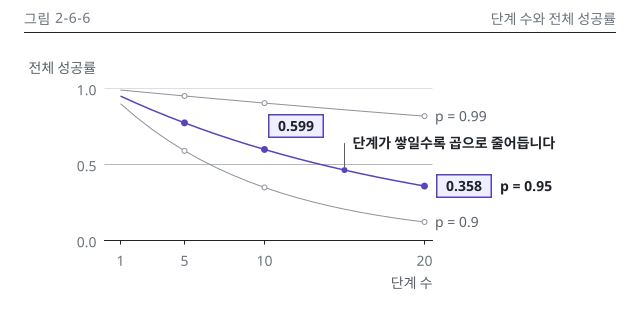

Python code for this plot:
"""그림 2-6-6: 단계 수에 따른 전체 성공률.

명세: 2권 설계서 6장 그림 명세 2-6-6(C). 단계 수에 따른 전체 성공률 곡선, p = 0.99, 0.95, 0.9 세 줄(N6-1).
  강조 선은 p = 0.95(E6-1 손계산과 같은 선)
메시지: 단계별 성공률 0.95도 20단계면 0.358로 떨어집니다
데이터: 2권 설계서 7장 N6-1(E6-1 전체 성공률 = p^n, 단계마다 독립 가정)
  p=0.99: 1, 5, 10, 20단계 → 0.99, 0.951, 0.904, 0.818
  p=0.95: 0.95, 0.774, 0.599, 0.358
  p=0.9: 0.9, 0.590, 0.349, 0.122
  선은 정본 식 p^n을 정수 단계 1~20에서 계산해 직선으로 이은 것이다. 정본 점(5, 10, 20단계)에만
  점을 찍고, 칩은 메시지가 기대는 p = 0.95의 10단계 0.599와 20단계 0.358 두 개만 단다.
  1단계 점은 세 선의 간격이 약 7px라 점이 서로 닿아 찍지 않는다(값은 p 자신이라 라벨로 충분).
가정값: 없음(독립 가정은 캡션 단서로 밝힘)
출처: 정본만 씀
🔄: 아님

실행: .venv/bin/python vol2-agent/ch06/figures/2-6-6.py [미리보기폴더]
출력: vol2-agent/ch06/figures/2-6-6.svg (640 × 320)와 EPUB 세로 변형 2-6-6.v.svg (360 × 392, 5.11절 선택 변형)
  세로 변형 사유: 폭 328에서 메시지 칩(0.358)과 선 이름이 14 글자뿐이라 약 7.2 CSS px로 작아진다
"""
import sys
from pathlib import Path

ROOT = Path(__file__).resolve().parents[3]
sys.path.insert(0, str(ROOT / "assets/charts"))
import figlib as fl  # noqa: E402

# N6-1 정본 문자열 그대로(칩 숫자와 글자 단위로 대조한다). 키는 단계 수
N61 = {
    "0.99": {1: "0.99", 5: "0.951", 10: "0.904", 20: "0.818"},
    "0.95": {1: "0.95", 5: "0.774", 10: "0.599", 20: "0.358"},
    "0.9": {1: "0.9", 5: "0.590", 10: "0.349", 20: "0.122"},
}
STEPS = list(range(1, 21))          # 그리기용 정수 단계(정본 식 p^n)
CANON_STEPS = [5, 10, 20]           # 점을 찍는 정본 단계
MARK = [STEPS.index(n) for n in CANON_STEPS]
LEADER_V = 3
MSG = "단계가 쌓일수록 곱으로 줄어듭니다"
DESC = ("단계마다 서로 독립적으로 성공률 p로 성공한다고 할 때, 단계 수 1~20에 따른 전체 성공률을 "
        "p = 0.99, 0.95, 0.9 세 선으로 나타냈습니다. p = 0.99는 10단계 0.904, 20단계 0.818로 "
        "완만히 줄고, p = 0.9는 20단계에 0.122까지 떨어집니다. p = 0.95는 10단계 0.599를 거쳐 "
        "20단계 0.358까지 내려가, 단계가 쌓일수록 전체 성공률이 곱으로 줄어듭니다.")


def curve(p: str):
    """정본 식 p^n. 정본 단계에서는 정본 문자열 값을 그대로 쓴다."""
    pv = float(p)
    return [float(N61[p][n]) if n in N61[p] else pv ** n for n in STEPS]


# 축 영역 px (왼, 위, 오른, 아래). 본문은 가로축 제목 자리 때문에 아래를 240으로(examples/example-log-n6-1.py 판). 세로 변형은 1-5-5.v 실측 판(그림 영역 같음)에 가로축 제목 자리 24를 더하고, 끝 칩을 점 위로 올린다
LAYOUT = {
    "body": dict(width="body", height=320, plot=(104, 88, 432, 240), end_side="right",
                 leader_x=15, out="2-6-6.svg"),
    "v": dict(width=360, height=392, plot=(64, 128, 264, 320), end_side="above",
              leader_x=LEADER_V, leader_kw=dict(direction="up", length=48),
              out="2-6-6.v.svg"),
}


def build(variant, preview_dir=None):
    lay = LAYOUT[variant]
    fig, ax = fl.figure(lay["width"], height=lay["height"], plot=lay["plot"])
    fl.header(fig, "그림 2-6-6", "단계 수와 전체 성공률")
    fl.y_title(ax, "전체 성공률")
    fl.x_title(ax, "단계 수")

    # 1) 축을 먼저 확정한다
    ax.set_xlim(0, 20.5)
    ax.set_xticks([1, 5, 10, 20])
    ax.set_ylim(0, 1)
    ax.set_yticks([0, 0.5, 1])
    fl.fixed_decimals(ax, "y", 1)

    # 2) 계열: 맥락 선 둘을 먼저, 메시지 선(p = 0.95)을 위에
    ln_99 = fl.line(ax, STEPS, curve("0.99"), role="context", markevery=MARK)
    ln_90 = fl.line(ax, STEPS, curve("0.9"), role="context", markevery=MARK)
    ln_95 = fl.line(ax, STEPS, curve("0.95"), role="message", markevery=MARK)

    # 3) 칩: 메시지가 기대는 p = 0.95의 10단계, 20단계 두 값만(강조 칩 2개)
    fl.chip(ax, 10, float(N61["0.95"][10]), N61["0.95"][10], accent=True, canon="N6-1",
            side="above-right")
    end_chip = fl.chip(ax, 20, float(N61["0.95"][20]), N61["0.95"][20], accent=True,
                       canon="N6-1", side=lay["end_side"])

    # 4) 선 끝 직접 라벨(범례 대신)
    fl.direct_labels(ax, [
        dict(line=ln_99, text="p = 0.99"),
        dict(line=ln_95, text="p = 0.95", **({"after": end_chip} if lay["end_side"] == "right" else {})),
        dict(line=ln_90, text="p = 0.9"),
    ])

    # 5) 메시지 지시선: 본문은 10단계와 20단계 사이 메시지 선 위(15단계)에서 자동 배치.
    #    정본 점(5, 10단계)에서는 깨끗한 자리가 없어 선 위 중간점을 쓴다(examples/example-log-n6-1.py 선례).
    #    세로 변형은 3단계 선 위에서 위로 48 올려 세로축 제목 줄보다 위에 문장을 둔다
    fl.leader(ax, fl.on_line(ln_95, lay["leader_x"]), MSG, **lay.get("leader_kw", {}))

    out = Path(__file__).with_name(lay["out"])
    title = "그림 2-6-6 단계 수와 전체 성공률" + (" (EPUB 세로 변형)" if variant == "v" else "")
    fl.save(fig, out, title=title, desc=DESC, preview_dir=preview_dir)
    print(out)


for variant in ("body", "v"):
    build(variant, preview_dir=sys.argv[1] if len(sys.argv) > 1 else None)
